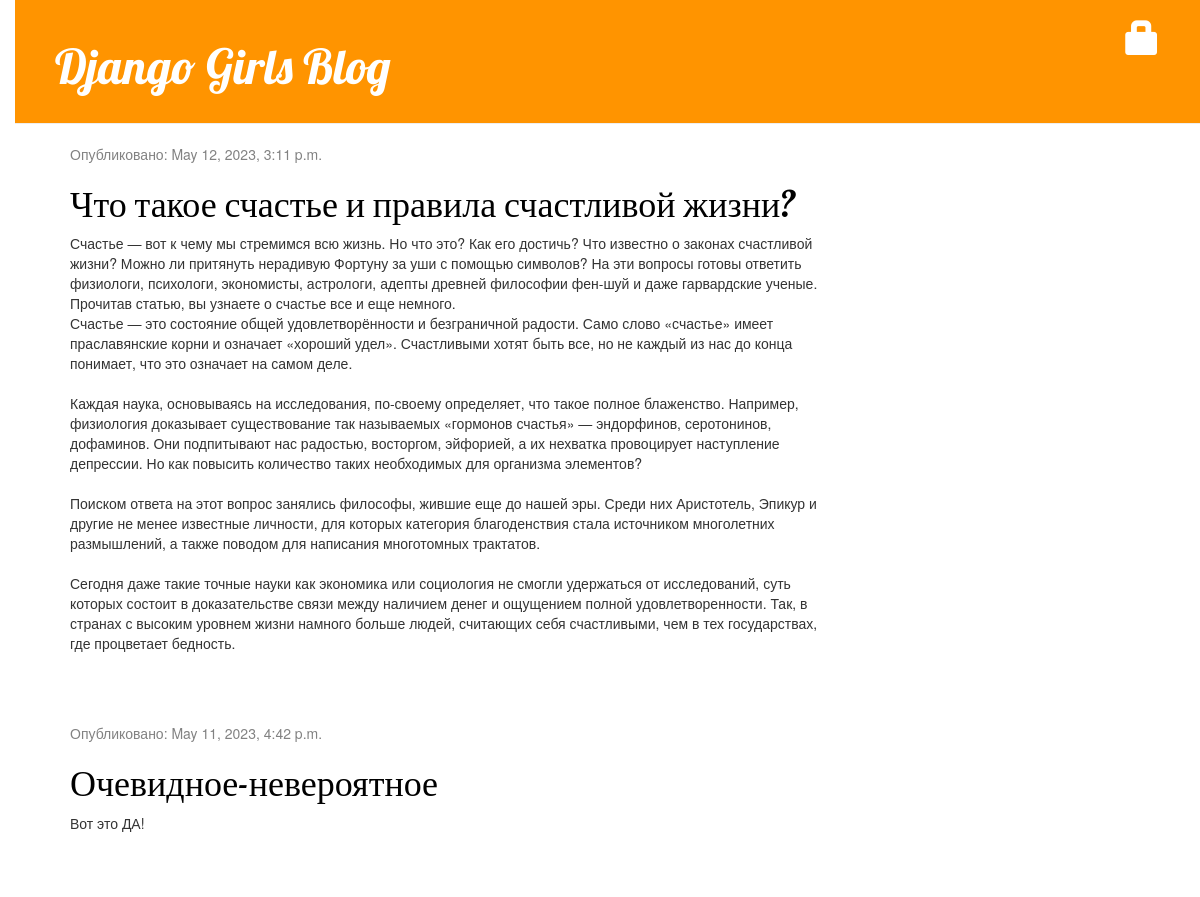
The app's page / (upper part), older data.
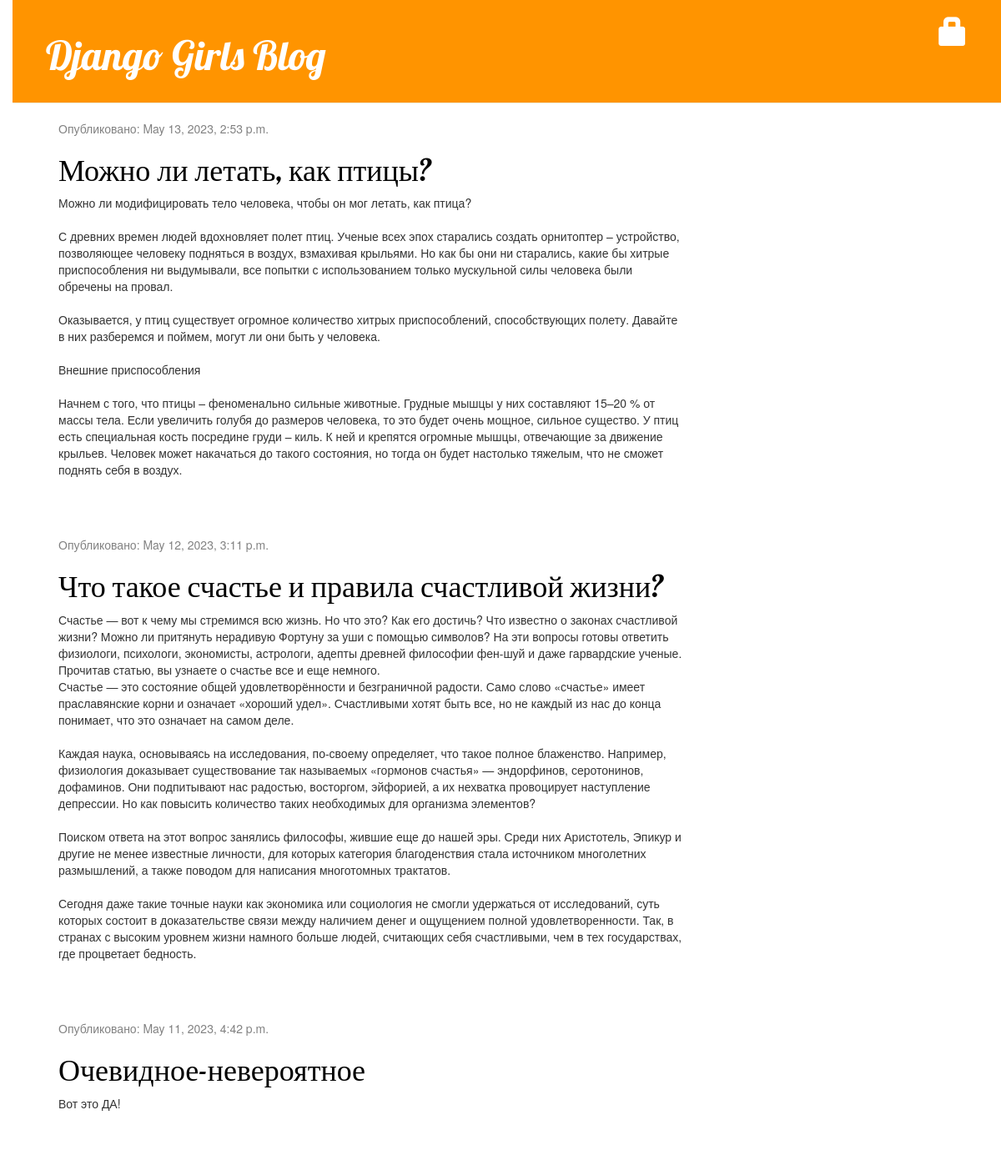
The same page, newer data.
### blog/models.py (models this page shows, shortened)
class Post(models.Model):
	author = models.ForeignKey(settings.AUTH_USER_MODEL, on_delete=models.CASCADE)
	title = models.CharField(max_length=200)
	text = models.TextField()
	created_date = models.DateTimeField(default=timezone.now)
	published_date = models.DateTimeField(blank=True, null=True)

### blog/views.py (the view)
# urls.py: path('', views.post_list, name='post_list'),
def post_list(request):
	posts = Post.objects.filter(published_date__lte=timezone.now()).order_by('-published_date')
	return render(request, 'blog/post_list.html', {'posts':posts})

### blog/templates/blog/post_list.html
{% extends 'blog/base.html' %}
{% block content %}
	{% for post in posts %}
		<div class="post">
			<div class="date">
				<p>Опубликовано: {{ post.published_date }}</p>
			</div>
			<h1><a href="{% url 'post_detail' pk=post.pk %}">{{ post.title }}</a></h1>
			<p>{{ post.text|linebreaksbr }}</p>
		</div>
	{% endfor %}
{% endblock %}

Row changes from the older to the newer data that the page shows:
added Post: published_date "May 13, 2023, 2:53 p.m.", title "Можно ли летать, как птицы?", text "Можно ли модифицировать тело человека, чтобы он мог летать, как птица? С древних времен людей вдохновляет полет птиц. Ученые всех эпох старались создать орнитоптер – устройство, позволяющее человеку подняться в воздух, взмахивая крыльями. Но как бы они ни старались, какие бы хитрые приспособления ни выдумывали, все попытки с использованием только мускульной силы человека были обречены на провал. Оказывается, у птиц существует огромное количество хитрых приспособлений, способствующих полету. Давайте в них разберемся и поймем, могут ли они быть у человека. Внешние приспособления Начнем с того, что птицы – феноменально сильные животные. Грудные мышцы у них составляют 15–20 % от массы тела.…"
